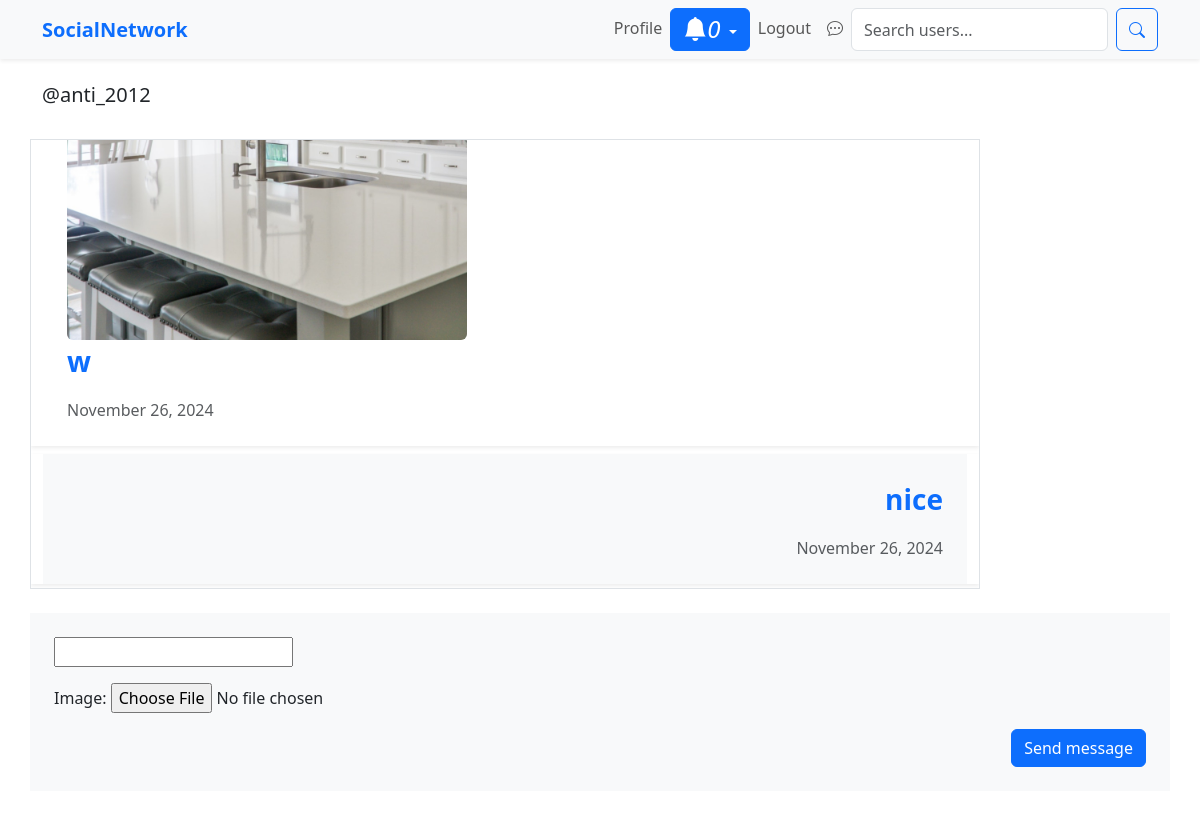
Page /social/inbox/4 (signed in) on the committed database.
### social/models.py (models this page shows)
class ThreadModel(models.Model):
    user = models.ForeignKey(User , on_delete=models.CASCADE, related_name='+')
    receiver = models.ForeignKey(User , on_delete=models.CASCADE, related_name='+')

class MessageModel(models.Model):
    thread = models.ForeignKey(ThreadModel, on_delete=models.CASCADE, related_name='+' , blank=True, null=True )
    sender_user = models.ForeignKey(User , on_delete=models.CASCADE,related_name="+",  )
    receiver_user = models.ForeignKey(User , on_delete=models.CASCADE,related_name="+",  )
    body = models.CharField(max_length=1000)
    image = models.ImageField(upload_to='pictures/message_photos' , blank=True , null=True)
    date = models.DateTimeField(default=timezone.now)
    is_read = models.BooleanField(default=False)

### social/views.py (the view)
# urls.py: path('inbox/<int:pk>', ThreadView.as_view(),name='thread'),
class ThreadView(View):
    def get (self, request ,pk, *args, **kwargs):
        form = MessageForm
        thread = ThreadModel.objects.get(pk=pk)
        message_list = MessageModel.objects.filter(thread__pk__contains = pk)
        context = {
            'thread':thread,
            'message_list':message_list,
            'form':form
        }
        notification = Notification.objects.filter(thread__pk__contains = pk)
        if notification.exists() and notification[0].from_user == request.user:
            notification.update(user_has_seen = True)
        return render(request, 'social/thread.html', context)

### landing/templatetags/custom_tags.py (called while the page is built)
@register.inclusion_tag('social/show_notifications.html', takes_context=True)
def show_notifications(context):
    request_user = context['request'].user
    notifications = Notification.objects.filter(to_user=request_user).exclude(user_has_seen=True).order_by('-date')
    return {'notifications':notifications}

### social/templates/social/thread.html (shortened to what this page needs)
{% extends "landing/base.html" %}
{% block content %}
<div class="container mt-4">
    <div class="row">
        <div class="col md-6 col-lg-4 mb-4 " >
            {% if thread.receiver == request.user %}
            <h5> @{{thread.user}} </h5>
            {% else %}
                <h5> @{{thread.receiver}} </h5>
            {% endif %}
        </div>
        <div id="id_body" class="col md-8 col-lg-10 border mb-4" style="position:relative; scroll-behavior: smooth; overflow: scroll; max-height: 450px; ">
            {% for message in message_list  %}
                <div class='row'>
                    <div class='col-md-12 my-1 shadow-sm border-0'   >
                        {% if message.sender_user == request.user %}
                            <div class="card-body p-4 border-0 text-end bg-light">
                                <p class="fw-bold text-primary fs-3">{{message.body}}</p>
                                <div class="fs-6 text-muted">{{message.date|date:"F d, Y"}}</div>
                            </div>
                        {% elif message.receiver_user == request.user %}
                            <div class="card-body p-4 text-start ">
                                {% if message.image %}
                                    <img style=" max-width:400px;  " src="{{ message.image.url }}" class="img-fluid rounded" alt="Post Image">
                                {% endif %}
                                <p class="fw-bold text-primary fs-3">{{message.body}}</p>
                                <div class="fs-6 text-muted">{{message.date|date:"F d, Y"}}</div>
                            </div>
                        {% endif %}
                    </div>
                </div>
            {% endfor %}
        </div>
        <div class="card-body p-4 bg-light border-0 ">
            <form action=" {% url 'social:create-message' thread.pk %} " method="post" enctype="multipart/form-data">
                {{form.as_p}}
                <div class="d-flex justify-content-end mt-2 gap-2 ">
                    <button class="btn btn-primary" type="submit"> Send message </button>
                </div>
            </form>
        </div>
    </div>
</div>
{% endblock content %}

### rows in the picture
ThreadModel: receiver "anti_2012"
MessageModel: image (picture), body "w", date "November 26, 2024"
MessageModel: body "nice", date "November 26, 2024"

### other values in the picture
{{ notifications.count }} "0"
